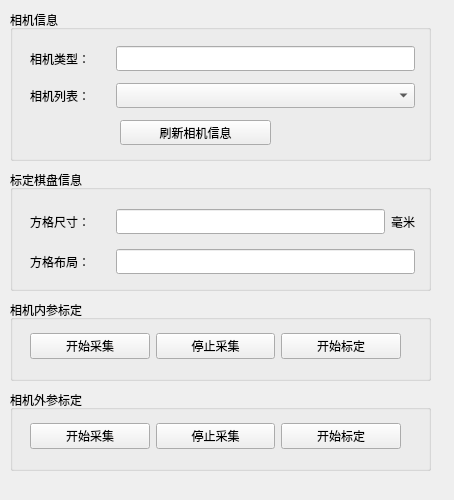
<?xml version="1.0" encoding="UTF-8"?>
<ui version="4.0">
 <class>CameraCalibWidget</class>
 <widget class="QWidget" name="CameraCalibWidget">
  <property name="geometry">
   <rect>
    <x>0</x>
    <y>0</y>
    <width>454</width>
    <height>500</height>
   </rect>
  </property>
  <property name="windowTitle">
   <string>Form</string>
  </property>
  <widget class="QGroupBox" name="groupBox">
   <property name="geometry">
    <rect>
     <x>10</x>
     <y>10</y>
     <width>421</width>
     <height>151</height>
    </rect>
   </property>
   <property name="title">
    <string>相机信息</string>
   </property>
   <widget class="QWidget" name="layoutWidget">
    <property name="geometry">
     <rect>
      <x>20</x>
      <y>30</y>
      <width>385</width>
      <height>74</height>
     </rect>
    </property>
    <layout class="QVBoxLayout" name="verticalLayout">
     <item>
      <layout class="QHBoxLayout" name="horizontalLayout">
       <item>
        <widget class="QLabel" name="label">
         <property name="minimumSize">
          <size>
           <width>80</width>
           <height>17</height>
          </size>
         </property>
         <property name="maximumSize">
          <size>
           <width>80</width>
           <height>16777215</height>
          </size>
         </property>
         <property name="text">
          <string>相机类型：</string>
         </property>
        </widget>
       </item>
       <item>
        <widget class="QLineEdit" name="editCameraType">
         <property name="minimumSize">
          <size>
           <width>200</width>
           <height>25</height>
          </size>
         </property>
        </widget>
       </item>
      </layout>
     </item>
     <item>
      <layout class="QHBoxLayout" name="horizontalLayout_2">
       <item>
        <widget class="QLabel" name="label_2">
         <property name="minimumSize">
          <size>
           <width>80</width>
           <height>17</height>
          </size>
         </property>
         <property name="maximumSize">
          <size>
           <width>80</width>
           <height>16777215</height>
          </size>
         </property>
         <property name="text">
          <string>相机列表：</string>
         </property>
        </widget>
       </item>
       <item>
        <widget class="QComboBox" name="combCameraList">
         <property name="minimumSize">
          <size>
           <width>200</width>
           <height>25</height>
          </size>
         </property>
        </widget>
       </item>
      </layout>
     </item>
    </layout>
   </widget>
   <widget class="QPushButton" name="buttonCameraInfo">
    <property name="geometry">
     <rect>
      <x>110</x>
      <y>110</y>
      <width>151</width>
      <height>25</height>
     </rect>
    </property>
    <property name="text">
     <string>刷新相机信息</string>
    </property>
   </widget>
  </widget>
  <widget class="QGroupBox" name="groupBox_2">
   <property name="geometry">
    <rect>
     <x>10</x>
     <y>300</y>
     <width>421</width>
     <height>81</height>
    </rect>
   </property>
   <property name="title">
    <string>相机内参标定</string>
   </property>
   <widget class="QWidget" name="layoutWidget">
    <property name="geometry">
     <rect>
      <x>20</x>
      <y>30</y>
      <width>371</width>
      <height>32</height>
     </rect>
    </property>
    <layout class="QHBoxLayout" name="horizontalLayout_3">
     <item>
      <widget class="QPushButton" name="buttonIntStartCapture">
       <property name="minimumSize">
        <size>
         <width>100</width>
         <height>25</height>
        </size>
       </property>
       <property name="text">
        <string>开始采集</string>
       </property>
      </widget>
     </item>
     <item>
      <widget class="QPushButton" name="buttonIntStopCapture">
       <property name="minimumSize">
        <size>
         <width>100</width>
         <height>25</height>
        </size>
       </property>
       <property name="text">
        <string>停止采集</string>
       </property>
      </widget>
     </item>
     <item>
      <widget class="QPushButton" name="buttonIntStartCalibrate">
       <property name="minimumSize">
        <size>
         <width>100</width>
         <height>25</height>
        </size>
       </property>
       <property name="text">
        <string>开始标定</string>
       </property>
      </widget>
     </item>
    </layout>
   </widget>
  </widget>
  <widget class="QGroupBox" name="groupBox_3">
   <property name="geometry">
    <rect>
     <x>10</x>
     <y>390</y>
     <width>421</width>
     <height>81</height>
    </rect>
   </property>
   <property name="title">
    <string>相机外参标定</string>
   </property>
   <widget class="QWidget" name="layoutWidget">
    <property name="geometry">
     <rect>
      <x>20</x>
      <y>30</y>
      <width>371</width>
      <height>32</height>
     </rect>
    </property>
    <layout class="QHBoxLayout" name="horizontalLayout_4">
     <item>
      <widget class="QPushButton" name="buttonExtStartCapture">
       <property name="minimumSize">
        <size>
         <width>100</width>
         <height>25</height>
        </size>
       </property>
       <property name="text">
        <string>开始采集</string>
       </property>
      </widget>
     </item>
     <item>
      <widget class="QPushButton" name="buttonExtStopCapture">
       <property name="minimumSize">
        <size>
         <width>100</width>
         <height>25</height>
        </size>
       </property>
       <property name="text">
        <string>停止采集</string>
       </property>
      </widget>
     </item>
     <item>
      <widget class="QPushButton" name="buttonExtStartCalibrate">
       <property name="minimumSize">
        <size>
         <width>100</width>
         <height>25</height>
        </size>
       </property>
       <property name="text">
        <string>开始标定</string>
       </property>
      </widget>
     </item>
    </layout>
   </widget>
  </widget>
  <widget class="QGroupBox" name="groupBox_4">
   <property name="geometry">
    <rect>
     <x>10</x>
     <y>170</y>
     <width>421</width>
     <height>121</height>
    </rect>
   </property>
   <property name="title">
    <string>标定棋盘信息</string>
   </property>
   <widget class="QWidget" name="layoutWidget_2">
    <property name="geometry">
     <rect>
      <x>20</x>
      <y>30</y>
      <width>385</width>
      <height>74</height>
     </rect>
    </property>
    <layout class="QVBoxLayout" name="verticalLayout_2">
     <item>
      <layout class="QHBoxLayout" name="horizontalLayout_5">
       <item>
        <widget class="QLabel" name="label_3">
         <property name="minimumSize">
          <size>
           <width>80</width>
           <height>17</height>
          </size>
         </property>
         <property name="maximumSize">
          <size>
           <width>80</width>
           <height>16777215</height>
          </size>
         </property>
         <property name="text">
          <string>方格尺寸：</string>
         </property>
        </widget>
       </item>
       <item>
        <widget class="QLineEdit" name="editChessGridSize">
         <property name="minimumSize">
          <size>
           <width>200</width>
           <height>25</height>
          </size>
         </property>
        </widget>
       </item>
       <item>
        <widget class="QLabel" name="label_5">
         <property name="text">
          <string>毫米</string>
         </property>
        </widget>
       </item>
      </layout>
     </item>
     <item>
      <layout class="QHBoxLayout" name="horizontalLayout_6">
       <item>
        <widget class="QLabel" name="label_4">
         <property name="minimumSize">
          <size>
           <width>80</width>
           <height>17</height>
          </size>
         </property>
         <property name="maximumSize">
          <size>
           <width>80</width>
           <height>16777215</height>
          </size>
         </property>
         <property name="text">
          <string>方格布局：</string>
         </property>
        </widget>
       </item>
       <item>
        <widget class="QLineEdit" name="editChessGridLayout">
         <property name="minimumSize">
          <size>
           <width>200</width>
           <height>25</height>
          </size>
         </property>
        </widget>
       </item>
      </layout>
     </item>
    </layout>
   </widget>
  </widget>
  <zorder>groupBox_2</zorder>
  <zorder>groupBox</zorder>
  <zorder>groupBox_3</zorder>
  <zorder>groupBox_4</zorder>
 </widget>
 <resources/>
 <connections/>
</ui>
